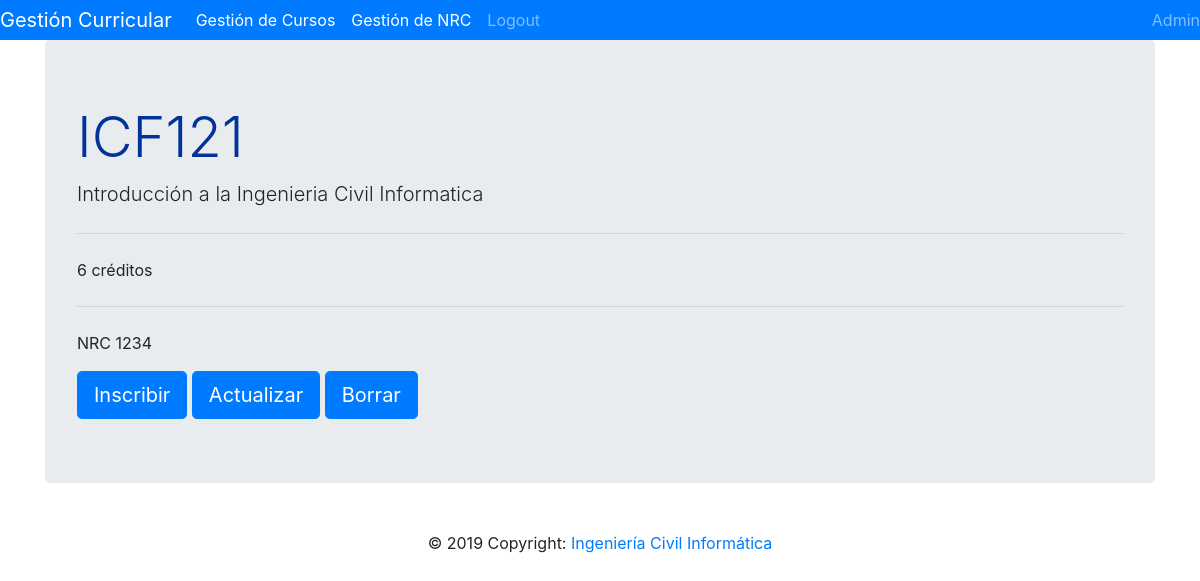
Screenshot of /curso/ICF121/ (signed in) with the database file from the repository.
### cursos/models.py (models this page shows, shortened)
class Curso(models.Model):
		sigla=models.CharField(max_length=6)
		nombre=models.CharField(max_length=60)
		creditos=models.IntegerField()
		nrc=models.IntegerField(null=True)
		cursos=models.Manager()

### cursos/views.py (the view)
# urls.py: re_path(r'^curso/(?P<sigla>ICF[0-9]{3})/$',views.DetalleCursoView.as_view(), name="detalle"),
class DetalleCursoView(PermissionRequiredMixin, LoginRequiredMixin, TemplateView):
	permission_required='puede_buscar_cursos'
	def get(self, request, **kwargs):
		sigla=kwargs["sigla"]
		return render(request,'curso.html',{'curso':Curso.cursos.get(sigla=sigla)})

### cursos/templates/curso.html
{% extends 'base.html' %}
{% block content %}
<div class="jumbotron">
	<h1 class="display-4">{{ curso.sigla }}</h1>
	<p class="lead">{{ curso.nombre }}</p>
	<hr class="my-4">
	<p>{{curso.creditos}} créditos</p>
	<hr class="my-4">
	<p>NRC {{ curso.nrc }}</p>
	<a class="btn btn-primary btn-lg" href="https://www.youtube.com/watch?v=2dbR2JZmlWo" role="button">Inscribir</a>
	<a class="btn btn-primary btn-lg" href="/curso/{{ curso.id }}/update" role="button">Actualizar</a>
	<a class="btn btn-primary btn-lg" href="/curso/{{ curso.id }}/delete" role="button">Borrar</a>
</div>
{% endblock %}

### cursos/templates/navbar.html (shortened to what this page needs)
<nav class="navbar-expand-lg navbar-dark bg-primary">
	<div class="collapse navbar-collapse" id="navbarNav">
		<a class="navbar-brand" href="{% url 'index' %}">Gestión Curricular</a>
		<ul class="navbar-nav mr-auto">
			{% if user.is_authenticated %}
				<li class="nav-item active">
					<a class="nav-link" href="/cursos">Gestión de Cursos<span class="sr-only">(current)</span></a>
				</li>
				<li class="nav-item active">
					<a class="nav-link" href="/NRC">Gestión de NRC<span class="sr-only">(current)</span></a>
				</li>
				<li class="nav-item">
					<a class="nav-link" href="{% url 'logout' %}">Logout</a>
				</li>
			</ul>
			<span class="navbar-text">
				{{ user.username }}
			</span>
			{% endif %}
	</div>
</nav>

### cursos/static/css/cursos.css (style rules this page uses)
h1 { color: #003399 }

### rows the page displays
Curso: sigla "ICF121", nombre "Introducción a la Ingenieria Civil Informatica", creditos "6", nrc "1234"

### other values shown
{{ user.username }} "Admin"
